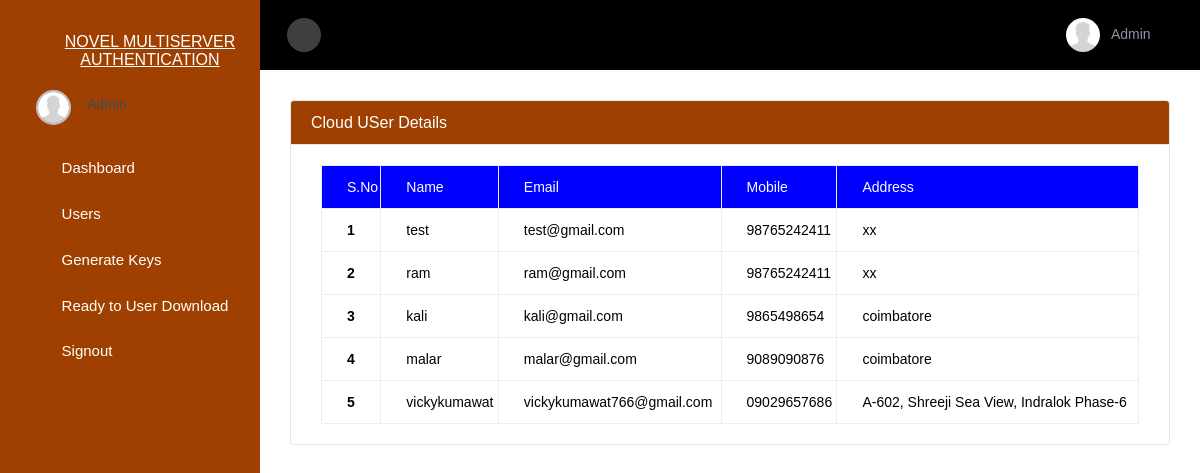
/user_detail/ (signed in), run on the app's committed database.
### app/models.py (models this page shows, shortened)
class Cloud_User(models.Model):
	username = models.CharField(max_length=50,unique=True)
	fname = models.CharField(max_length=50)
	lname = models.CharField(max_length=50)
	address = models.CharField(max_length=50)
	mobile = models.CharField(max_length=20)
	password = models.CharField(max_length=50)
	email = models.EmailField(max_length=50)
	country = models.CharField(max_length=50)
	city = models.CharField(max_length=50)
	zip = models.CharField(max_length=50)
	status = models.CharField(max_length=200,choices=STATUS,null=True)

### app/views.py (the view)
# urls.py: path('user_detail/', views.user_detail, name='user_detail'),
def user_detail(request):
	if request.session.has_key('admin'):
		uid = request.session['admin_id']
		a = Cloud_User.objects.filter(status='Activated')
		return render(request,'users.html',{'b':a})
	else:
		return render(request,'index.html',{})

### app/templates/users.html
{%include 'header.html'%}
<div class="container" style="margin:0 auto;padding-top:100px;">
<div class="col-xl-12 col-lg-12 col-md-12 col-sm-12 col-12" >
    <div class="card" >
        <h5 class="card-header">Cloud USer Details</h5>
        <div class="card-body">
            <div class="table-responsive ">
                <table class="table table-bordered">
                    <thead style="background:blue;color: #FFF">
                        <tr class="white">
                            <th scope="col" >S.No</th>
                            <th scope="col">Name</th>
                            <th scope="col">Email</th>
							<th scope="col">Mobile</th>
							<th scope="col">Address</th>
                        </tr>
                    </thead>
                    <tbody >
                        {% for i in b %}
                        <tr style="background:#FFF;color: #000">
                            <th scope="row">{{forloop.counter}}</th>
                            <td>{{i.username}}</td>
                            <td>{{i.email}}</td>
                            <td>{{i.mobile}}</td>
							<td >{{i.address}}</td>
                        </tr>
                        {% empty %}
                        <tr>
                            <td colspan="8" class="text-center bg-primary">No Users</td>
                        </tr>
                       {% endfor %}
                    </tbody>
                </table>
            </div>
        </div>
    </div>
</div>
</div>

### app/templates/header.html (shortened to what this page needs)
{% load static %}<!DOCTYPE html>
<html lang="en">
  <head>
    <link rel="stylesheet" href="{% static 'assets/vendors/mdi/css/materialdesignicons.min.css'  %}" />
    <link rel="stylesheet" href="{% static 'assets/vendors/flag-icon-css/css/flag-icon.min.css' %}" />
    <link rel="stylesheet" href="{% static 'assets/vendors/css/vendor.bundle.base.css' %}" />
    <link rel="stylesheet" href="{% static 'assets/vendors/font-awesome/css/font-awesome.min.css' %}" />
    <link rel="stylesheet" href="{% static 'assets/vendors/bootstrap-datepicker/bootstrap-datepicker.min.css' %}" />
    <link rel="stylesheet" href="{% static 'assets/css/style.css' %}" />
  </head>
  <body>
    <div class="container-scroller">
      <nav class="sidebar sidebar-offcanvas" id="sidebar">
        <div class="text-center sidebar-brand-wrapper d-flex align-items-center">
          <a class="sidebar-brand brand-logo" href="{% url 'user_login' %}" style="text-transform:Uppercase;">Novel Multiserver Authentication</a>
        </div>
        <ul class="nav">
          <li class="nav-item nav-profile">
            <a href="{% url 'user_login' %}" class="nav-link">
              <div class="nav-profile-image">
                <img src="{% static 'images/blank-user.jpg' %}" alt="profile" />
              </div>
              <div class="nav-profile-text d-flex flex-column pr-3">
                <span class="font-weight-medium mb-2" style="text-transform:Capitalize;">{{request.session.admin}}</span>
              </div>
            </a>
          </li>
          <li class="nav-item">
            <a class="nav-link" href="{% url 'dashboard' %}">
              <i class="mdi mdi-home menu-icon"></i>
              <span class="menu-title">Dashboard</span>
            </a>
          </li>
          <li class="nav-item">
            <a class="nav-link" href="{% url 'user_detail' %}">
              <i class="mdi mdi-account-multiple menu-icon"></i>
              <span class="menu-title">Users</span>
            </a>
          </li>
          <li class="nav-item">
            <a class="nav-link" href="{% url 'send_cloud' %}">
              <i class="mdi mdi-key menu-icon"></i>
              <span class="menu-title">Generate Keys</span>
            </a>
          </li>
		   <li class="nav-item">
            <a class="nav-link" href="{% url 'up_files' %}">
              <i class="mdi mdi-download menu-icon"></i>
              <span class="menu-title">Ready to User Download</span>
            </a>
          </li>
		  <li class="nav-item">
            <a class="nav-link" href="{% url 'aditor_logout' %}">
             <i class="mdi mdi-logout menu-icon"></i>
              <span class="menu-title">Signout</span>
            </a>
          </li>
        </ul>
      </nav>
      <div class="container-fluid page-body-wrapper">
        <nav class="navbar col-lg-12 col-12 p-lg-0 fixed-top d-flex flex-row">
          <div class="navbar-menu-wrapper d-flex align-items-stretch justify-content-between">
            <button class="navbar-toggler navbar-toggler align-self-center mr-2" type="button" data-toggle="minimize">
              <i class="mdi mdi-menu"></i>
            </button>
            <ul class="navbar-nav navbar-nav-right ml-lg-auto">
              <li class="nav-item nav-profile dropdown border-0">
                <a class="nav-link dropdown-toggle" id="profileDropdown" href="#" data-toggle="dropdown">
                  <img class="nav-profile-img mr-2" alt="" src="{% static 'images/blank-user.jpg' %}" />
                  <span class="profile-name" style="text-transform:Capitalize;">{{request.session.admin}}</span>
                </a>
              </li>
            </ul>
          </div>
        </nav>

### app/templates/header.html (style rules this page uses)
.card-header { background:#A04000 !important; }
.sidebar { height:900px !important; background:#A04000 !important; }
.sidebar .nav .nav-item .nav-link .menu-title,.card-header { color:#FFF !important; }
.sidebar .nav .nav-item .nav-link i.menu-icon, .sidebar .sidebar-brand-wrapper .sidebar-brand { color:#FFF !important; }

### data on the page
Cloud_User: username "test", email "test@gmail.com", mobile "98765242411", address "xx"
Cloud_User: username "ram", email "ram@gmail.com", mobile "98765242411", address "xx"
Cloud_User: username "kali", email "kali@gmail.com", mobile "9865498654", address "coimbatore"
Cloud_User: username "malar", email "malar@gmail.com", mobile "9089090876", address "coimbatore"
Cloud_User: username "vickykumawat", email "vickykumawat766@gmail.com", mobile "09029657686", address "A-602, Shreeji Sea View, Indralok Phase-6"

### other printed values
{{ request.session.admin }} "Admin"
